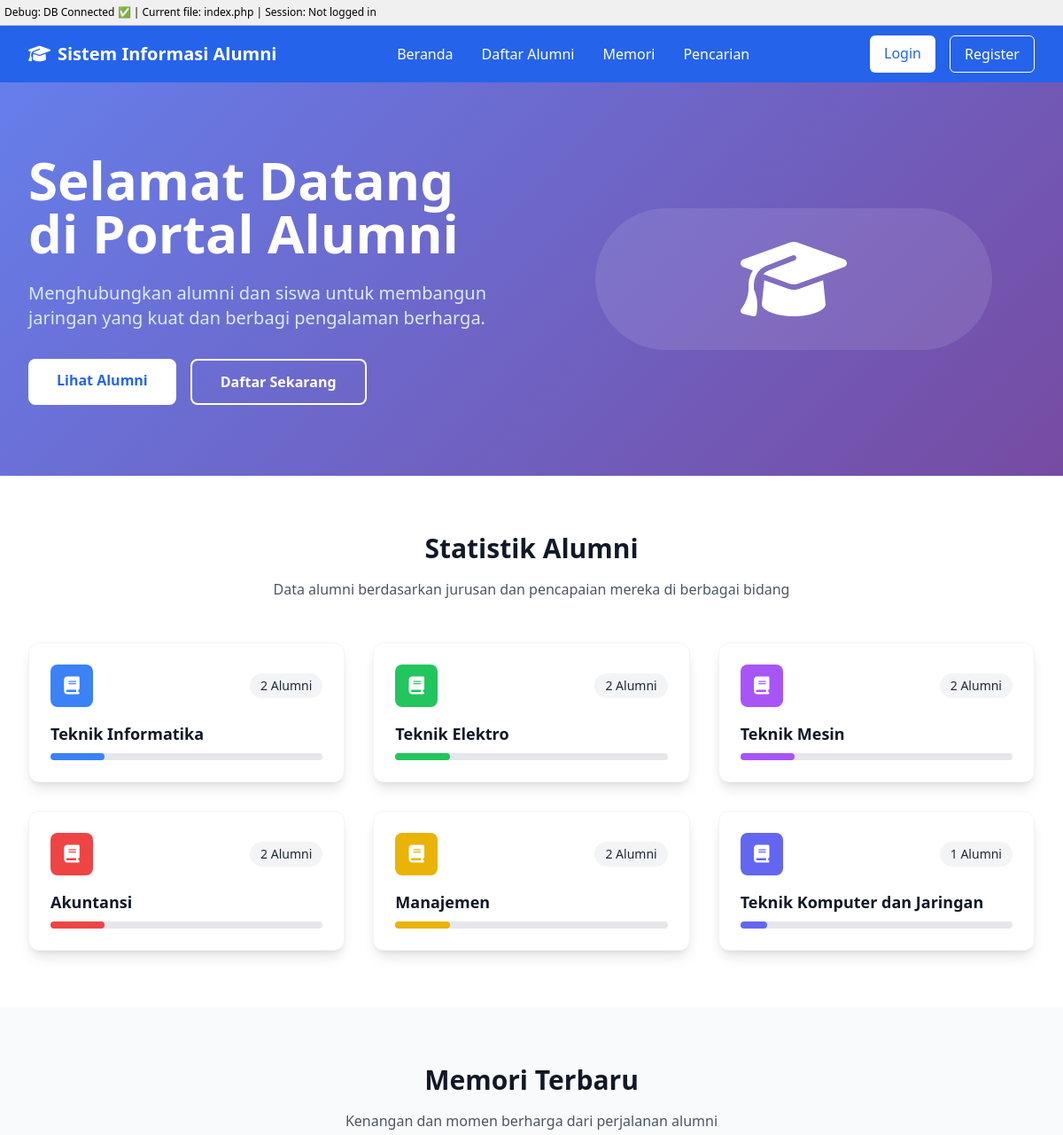
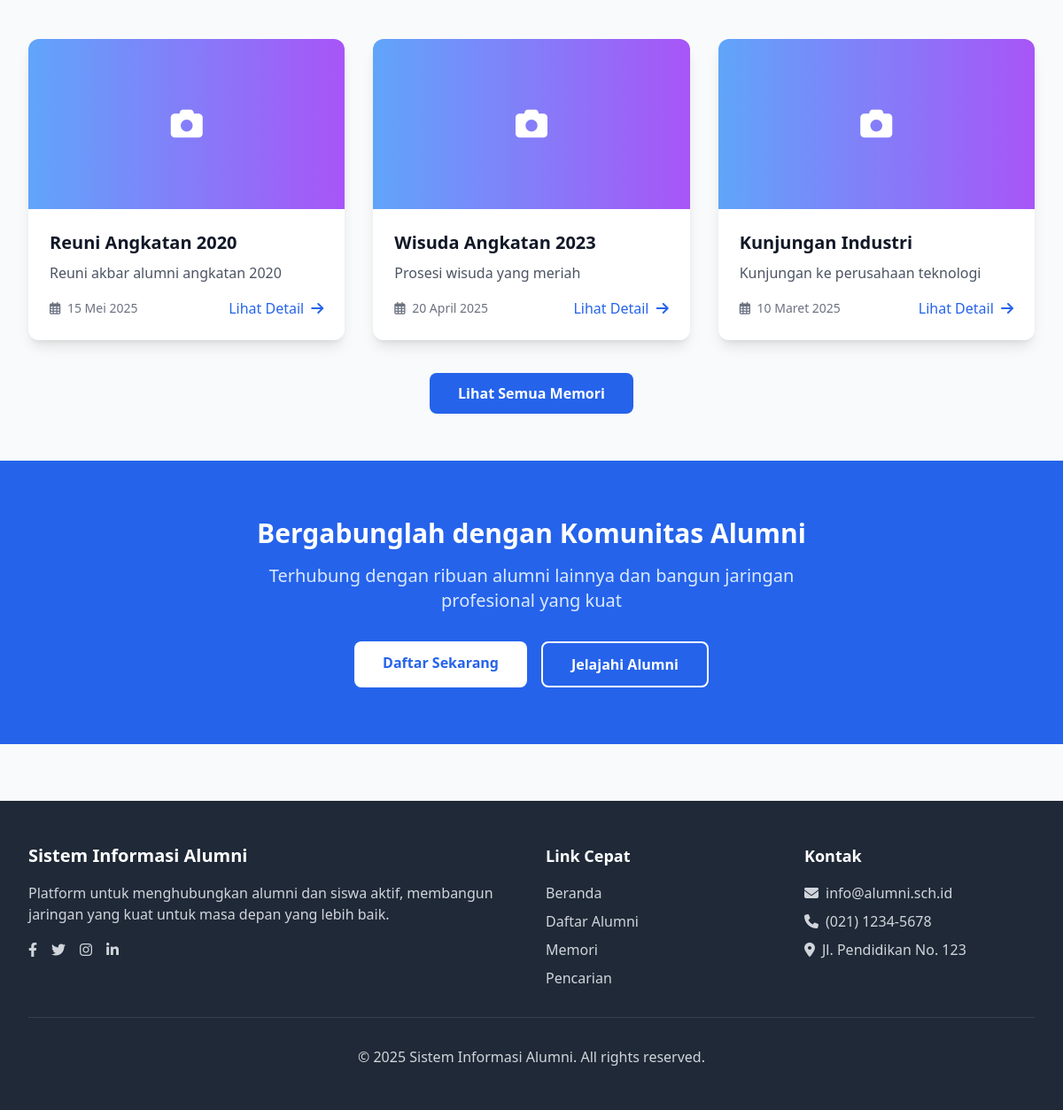
The page / on the database its author committed (2 pictures, top to bottom).
### tables this page shows
CREATE TABLE IF NOT EXISTS jurusan (
  id_jurusan INT(5) NOT NULL AUTO_INCREMENT,
  nama_jurusan VARCHAR(50) NOT NULL,
  PRIMARY KEY (id_jurusan)
);

### index.php (the view)
<?php include 'includes/header.php'; ?>
<div class="gradient-bg text-white py-20">
    <div class="max-w-7xl mx-auto px-4 sm:px-6 lg:px-8">
        <div class="grid grid-cols-1 lg:grid-cols-2 gap-12 items-center">
            <div>
                <h1 class="text-4xl md:text-6xl font-bold mb-6">Selamat Datang di Portal Alumni</h1>
                <p class="text-xl mb-8 text-blue-100">Menghubungkan alumni dan siswa untuk membangun jaringan yang kuat dan berbagi pengalaman berharga.</p>
                <div class="flex flex-col sm:flex-row gap-4">
                    <a href="daftar-alumni.php" class="bg-white text-blue-600 px-8 py-3 rounded-lg font-semibold hover:bg-gray-100 transition duration-300 text-center">
                        Lihat Alumni
                    </a>
                    <a href="register.php" class="border-2 border-white text-white px-8 py-3 rounded-lg font-semibold hover:bg-white hover:text-blue-600 transition duration-300 text-center">
                        Daftar Sekarang
                    </a>
                </div>
            </div>
            <div class="text-center">
                <div class="w-full max-w-md mx-auto">
                    <div class="bg-white bg-opacity-10 rounded-full p-8">
                        <i class="fas fa-graduation-cap text-8xl text-white"></i>
                    </div>
                </div>
            </div>
        </div>
    </div>
</div>
<div class="py-16 bg-white">
    <div class="max-w-7xl mx-auto px-4 sm:px-6 lg:px-8">
        <div class="text-center mb-12">
            <h2 class="text-3xl font-bold text-gray-900 mb-4">Statistik Alumni</h2>
            <p class="text-gray-600 max-w-2xl mx-auto">Data alumni berdasarkan jurusan dan pencapaian mereka di berbagai bidang</p>
        </div>
        <div class="grid grid-cols-1 md:grid-cols-2 lg:grid-cols-3 gap-8">
            <?php
            $query = "SELECT j.*,
                     (SELECT COUNT(*) FROM alumni a WHERE a.id_jurusan = j.id_jurusan) as jumlah_alumni
                     FROM jurusan j ORDER BY jumlah_alumni DESC LIMIT 6";
            $result = mysqli_query($conn, $query);
            $colors = ['bg-blue-500', 'bg-green-500', 'bg-purple-500', 'bg-red-500', 'bg-yellow-500', 'bg-indigo-500'];
            $index = 0;
            while($row = mysqli_fetch_assoc($result)) {
                $color = $colors[$index % count($colors)];
            ?>
            <div class="bg-white rounded-xl shadow-lg p-6 card-hover border border-gray-100">
                <div class="flex items-center justify-between mb-4">
                    <div class="<?php echo $color; ?> w-12 h-12 rounded-lg flex items-center justify-center">
                        <i class="fas fa-book text-white text-xl"></i>
                    </div>
                    <span class="bg-gray-100 text-gray-800 px-3 py-1 rounded-full text-sm font-medium">
                        <?php echo $row['jumlah_alumni']; ?> Alumni
                    </span>
                </div>
                <h3 class="text-lg font-semibold text-gray-900 mb-2"><?php echo $row['nama_jurusan']; ?></h3>
                <div class="w-full bg-gray-200 rounded-full h-2">
                    <div class="<?php echo $color; ?> h-2 rounded-full" style="width: <?php echo min($row['jumlah_alumni'] * 10, 100); ?>%"></div>
                </div>
            </div>
            <?php
                $index++;
            }
            ?>
        </div>
    </div>
</div>
<div class="py-16 bg-gray-50">
    <div class="max-w-7xl mx-auto px-4 sm:px-6 lg:px-8">
        <div class="text-center mb-12">
            <h2 class="text-3xl font-bold text-gray-900 mb-4">Memori Terbaru</h2>
            <p class="text-gray-600 max-w-2xl mx-auto">Kenangan dan momen berharga dari perjalanan alumni</p>
        </div>
        <div class="grid grid-cols-1 md:grid-cols-2 lg:grid-cols-3 gap-8">
            <?php
            $memories = [
                ['title' => 'Reuni Angkatan 2020', 'date' => '15 Mei 2025', 'description' => 'Reuni akbar alumni angkatan 2020'],
                ['title' => 'Wisuda Angkatan 2023', 'date' => '20 April 2025', 'description' => 'Prosesi wisuda yang meriah'],
                ['title' => 'Kunjungan Industri', 'date' => '10 Maret 2025', 'description' => 'Kunjungan ke perusahaan teknologi']
            ];
            foreach($memories as $memory) {
            ?>
            <div class="bg-white rounded-xl shadow-lg overflow-hidden card-hover">
                <div class="h-48 bg-gradient-to-r from-blue-400 to-purple-500 flex items-center justify-center">
                    <i class="fas fa-camera text-white text-4xl"></i>
                </div>
                <div class="p-6">
                    <h3 class="text-xl font-semibold text-gray-900 mb-2"><?php echo $memory['title']; ?></h3>
                    <p class="text-gray-600 mb-4"><?php echo $memory['description']; ?></p>
                    <div class="flex items-center justify-between">
                        <span class="text-sm text-gray-500">
                            <i class="far fa-calendar-alt mr-1"></i>
                            <?php echo $memory['date']; ?>
                        </span>
                        <a href="memori.php" class="text-blue-600 hover:text-blue-800 font-medium">
                            Lihat Detail <i class="fas fa-arrow-right ml-1"></i>
                        </a>
                    </div>
                </div>
            </div>
            <?php } ?>
        </div>
        <div class="text-center mt-12">
            <a href="memori.php" class="bg-blue-600 text-white px-8 py-3 rounded-lg font-semibold hover:bg-blue-700 transition duration-300">
                Lihat Semua Memori
            </a>
        </div>
    </div>
</div>
<div class="bg-blue-600 py-16">
    <div class="max-w-7xl mx-auto px-4 sm:px-6 lg:px-8 text-center">
        <h2 class="text-3xl font-bold text-white mb-4">Bergabunglah dengan Komunitas Alumni</h2>
        <p class="text-xl text-blue-100 mb-8 max-w-2xl mx-auto">Terhubung dengan ribuan alumni lainnya dan bangun jaringan profesional yang kuat</p>
        <div class="flex flex-col sm:flex-row gap-4 justify-center">
            <a href="register.php" class="bg-white text-blue-600 px-8 py-3 rounded-lg font-semibold hover:bg-gray-100 transition duration-300">
                Daftar Sekarang
            </a>
            <a href="daftar-alumni.php" class="border-2 border-white text-white px-8 py-3 rounded-lg font-semibold hover:bg-white hover:text-blue-600 transition duration-300">
                Jelajahi Alumni
            </a>
        </div>
    </div>
</div>
<?php include 'includes/footer.php'; ?>

### includes/header.php (shortened to what this page needs)
<?php
$debug_mode = true;
?>
<!DOCTYPE html>
<html lang="id">
<head>
    <script src="https://cdn.tailwindcss.com"></script>
    <link rel="stylesheet" href="https://cdnjs.cloudflare.com/ajax/libs/font-awesome/6.4.0/css/all.min.css">
</head>
<body class="bg-gray-50">
    <?php if ($debug_mode): ?>
    <div style="background: #f0f0f0; padding: 5px; font-size: 12px; border-bottom: 1px solid #ccc;">
        Debug: DB Connected ✅ | Current file: <?php echo basename($_SERVER['PHP_SELF']); ?> | Session: <?php echo isset($_SESSION['user_id']) ? 'Logged in as ' . $_SESSION['username'] : 'Not logged in'; ?>
    </div>
    <?php endif; ?>
    <nav class="bg-blue-600 shadow-lg">
        <div class="max-w-7xl mx-auto px-4 sm:px-6 lg:px-8">
            <div class="flex justify-between h-16">
                <div class="flex items-center">
                    <a href="index.php" class="flex items-center text-white font-bold text-xl">
                        <i class="fas fa-graduation-cap mr-2"></i>
                        Sistem Informasi Alumni
                    </a>
                </div>
                <div class="hidden md:flex items-center space-x-8">
                    <a href="index.php" class="text-white hover:text-blue-200 transition duration-300">Beranda</a>
                    <a href="daftar-alumni.php" class="text-white hover:text-blue-200 transition duration-300">Daftar Alumni</a>
                    <a href="memori.php" class="text-white hover:text-blue-200 transition duration-300">Memori</a>
                    <a href="search.php" class="text-white hover:text-blue-200 transition duration-300">Pencarian</a>
                </div>
                <div class="flex items-center">
                    <?php if(isset($_SESSION['user_id'])): ?>
                        <div class="relative group">
                            <button class="flex items-center text-white hover:text-blue-200 focus:outline-none">
                                <div class="avatar-circle bg-blue-800 mr-2">
                                    <?php echo strtoupper(substr($_SESSION['username'], 0, 1)); ?>
                                </div>
                                <span><?php echo $_SESSION['username']; ?></span>
                                <i class="fas fa-chevron-down ml-1"></i>
                            </button>
                            <div class="absolute right-0 mt-2 w-48 bg-white rounded-md shadow-lg opacity-0 invisible group-hover:opacity-100 group-hover:visible transition-all duration-300 z-50">
                                <div class="py-1">
                                    <a href="profil.php" class="block px-4 py-2 text-sm text-gray-700 hover:bg-gray-100">
                                        <i class="fas fa-user mr-2"></i>Profil
                                    </a>
                                    <a href="dashboard.php" class="block px-4 py-2 text-sm text-gray-700 hover:bg-gray-100">
                                        <i class="fas fa-tachometer-alt mr-2"></i>Dashboard
                                    </a>
                                    <?php if(isset($_SESSION['is_admin']) && $_SESSION['is_admin']): ?>
                                        <a href="admin/index.php" class="block px-4 py-2 text-sm text-gray-700 hover:bg-gray-100">
                                            <i class="fas fa-cogs mr-2"></i>Admin Panel
                                        </a>
                                    <?php endif; ?>
                                    <div class="border-t border-gray-100"></div>
                                    <a href="logout.php" class="block px-4 py-2 text-sm text-gray-700 hover:bg-gray-100">
                                        <i class="fas fa-sign-out-alt mr-2"></i>Logout
                                    </a>
                                </div>
                            </div>
                        </div>
                    <?php else: ?>
                        <div class="flex space-x-4">
                            <a href="login.php" class="bg-white text-blue-600 px-4 py-2 rounded-md font-medium hover:bg-gray-100 transition duration-300">Login</a>
                            <a href="register.php" class="border border-white text-white px-4 py-2 rounded-md font-medium hover:bg-white hover:text-blue-600 transition duration-300">Register</a>
                        </div>
                    <?php endif; ?>
                </div>
            </div>
        </div>
    </nav>

### includes/footer.php
<footer class="bg-gray-800 text-white py-12 mt-16">
        <div class="max-w-7xl mx-auto px-4 sm:px-6 lg:px-8">
            <div class="grid grid-cols-1 md:grid-cols-4 gap-8">
                <div class="col-span-1 md:col-span-2">
                    <h3 class="text-xl font-bold mb-4">Sistem Informasi Alumni</h3>
                    <p class="text-gray-300 mb-4">Platform untuk menghubungkan alumni dan siswa aktif, membangun jaringan yang kuat untuk masa depan yang lebih baik.</p>
                    <div class="flex space-x-4">
                        <a href="#" class="text-gray-300 hover:text-white transition duration-300">
                            <i class="fab fa-facebook-f"></i>
                        </a>
                        <a href="#" class="text-gray-300 hover:text-white transition duration-300">
                            <i class="fab fa-twitter"></i>
                        </a>
                        <a href="#" class="text-gray-300 hover:text-white transition duration-300">
                            <i class="fab fa-instagram"></i>
                        </a>
                        <a href="#" class="text-gray-300 hover:text-white transition duration-300">
                            <i class="fab fa-linkedin-in"></i>
                        </a>
                    </div>
                </div>
                <div>
                    <h4 class="text-lg font-semibold mb-4">Link Cepat</h4>
                    <ul class="space-y-2">
                        <li><a href="index.php" class="text-gray-300 hover:text-white transition duration-300">Beranda</a></li>
                        <li><a href="daftar-alumni.php" class="text-gray-300 hover:text-white transition duration-300">Daftar Alumni</a></li>
                        <li><a href="memori.php" class="text-gray-300 hover:text-white transition duration-300">Memori</a></li>
                        <li><a href="search.php" class="text-gray-300 hover:text-white transition duration-300">Pencarian</a></li>
                    </ul>
                </div>
                <div>
                    <h4 class="text-lg font-semibold mb-4">Kontak</h4>
                    <ul class="space-y-2 text-gray-300">
                        <li class="flex items-center">
                            <i class="fas fa-envelope mr-2"></i>
                            info@alumni.sch.id
                        </li>
                        <li class="flex items-center">
                            <i class="fas fa-phone mr-2"></i>
                            (021) 1234-5678
                        </li>
                        <li class="flex items-center">
                            <i class="fas fa-map-marker-alt mr-2"></i>
                            Jl. Pendidikan No. 123
                        </li>
                    </ul>
                </div>
            </div>
            <div class="border-t border-gray-700 mt-8 pt-8 text-center">
                <p class="text-gray-300">&copy; <?php echo date('Y'); ?> Sistem Informasi Alumni. All rights reserved.</p>
            </div>
        </div>
    </footer>
</body>
</html>

### includes/header.php (style rules this page uses)
.gradient-bg { background: linear-gradient(135deg, #667eea 0%, #764ba2 100%); }
.card-hover { transition: transform 0.2s ease-in-out, box-shadow 0.2s ease-in-out; }

### rows shown on the page
jurusan: jumlah_alumni "2", nama_jurusan "Teknik Informatika", min($row['jumlah_alumni'] * 10, 100) 20 (drawn)
jurusan: jumlah_alumni "2", nama_jurusan "Teknik Elektro", min($row['jumlah_alumni'] * 10, 100) 20 (drawn)
jurusan: jumlah_alumni "2", nama_jurusan "Teknik Mesin", min($row['jumlah_alumni'] * 10, 100) 20 (drawn)
jurusan: jumlah_alumni "2", nama_jurusan "Akuntansi", min($row['jumlah_alumni'] * 10, 100) 20 (drawn)
jurusan: jumlah_alumni "2", nama_jurusan "Manajemen", min($row['jumlah_alumni'] * 10, 100) 20 (drawn)
jurusan: jumlah_alumni "1", nama_jurusan "Teknik Komputer dan Jaringan", min($row['jumlah_alumni'] * 10, 100) 10 (drawn)

### other values the page prints
basename($_SERVER['PHP_SELF']) "index.php"
$memory['title'] "Reuni Angkatan 2020"
$memory['description'] "Reuni akbar alumni angkatan 2020"
$memory['date'] "15 Mei 2025"
$memory['title'] "Wisuda Angkatan 2023"
$memory['description'] "Prosesi wisuda yang meriah"
$memory['date'] "20 April 2025"
$memory['title'] "Kunjungan Industri"
$memory['description'] "Kunjungan ke perusahaan teknologi"
$memory['date'] "10 Maret 2025"
